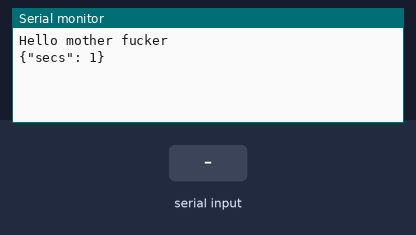
Bench run of a sketch on a simulated Arduino Uno, built with avr-gcc and run on an emulated ATmega328P. Parts: the last lines printed to the serial monitor. The test bench sets the inputs (shaded band).

Above: at 1.2 s.
1.3 s: "1" received over Serial
At 1.8 s:
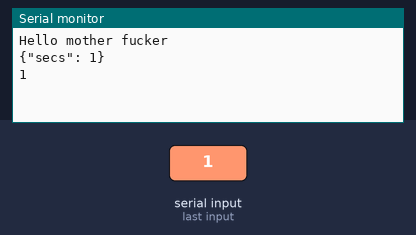
2.8 s: "0" received over Serial
At 2.96 s:
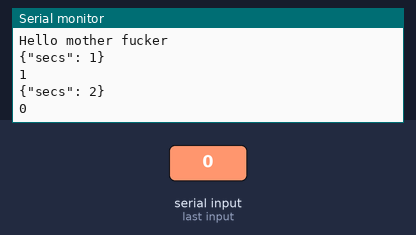
4.3 s: "2" received over Serial
At 4.9 s:
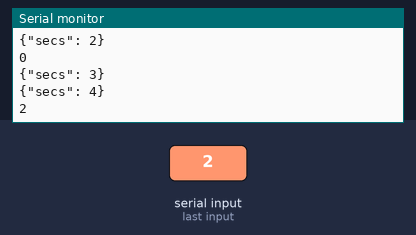
Timing chart, 0 to 7.3 s (numbered marks = the images above; inputs shaded):
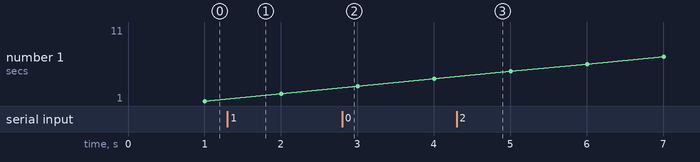

Measured:
- after the input at 1.3 s, the serial monitor: prints a new line at once (image 1)
- after the input at 2.8 s, the serial monitor: prints a new line at once (image 2)
- after the input at 4.3 s, the serial monitor: prints a new line at once (image 3)

The sketch:

arduino.ino
```cpp
long lastSecond = 0;

void setup() {
  Serial.begin(9600);
  // set a parsing timeout of 10ms
  // (used by Serial.readString, parseInt, etc):
  Serial.setTimeout(10);
  // wait 3 secs if no remote serial connection is open:
  if (!Serial) delay(3000);
  Serial.println("Hello mother fucker");
}

void loop() {
  // echo back whatever you receive:
  if (Serial.available()) {
    String incoming = Serial.readString();
    Serial.println(incoming);
  }

// send the seconds as a JSON string
// every 10 seconds:
  if (millis() - lastSecond > 1000) {
    Serial.print("{\"secs\": ");
    Serial.print(millis() / 1000);
    Serial.println("}");
    lastSecond = millis();
  }
}
```
